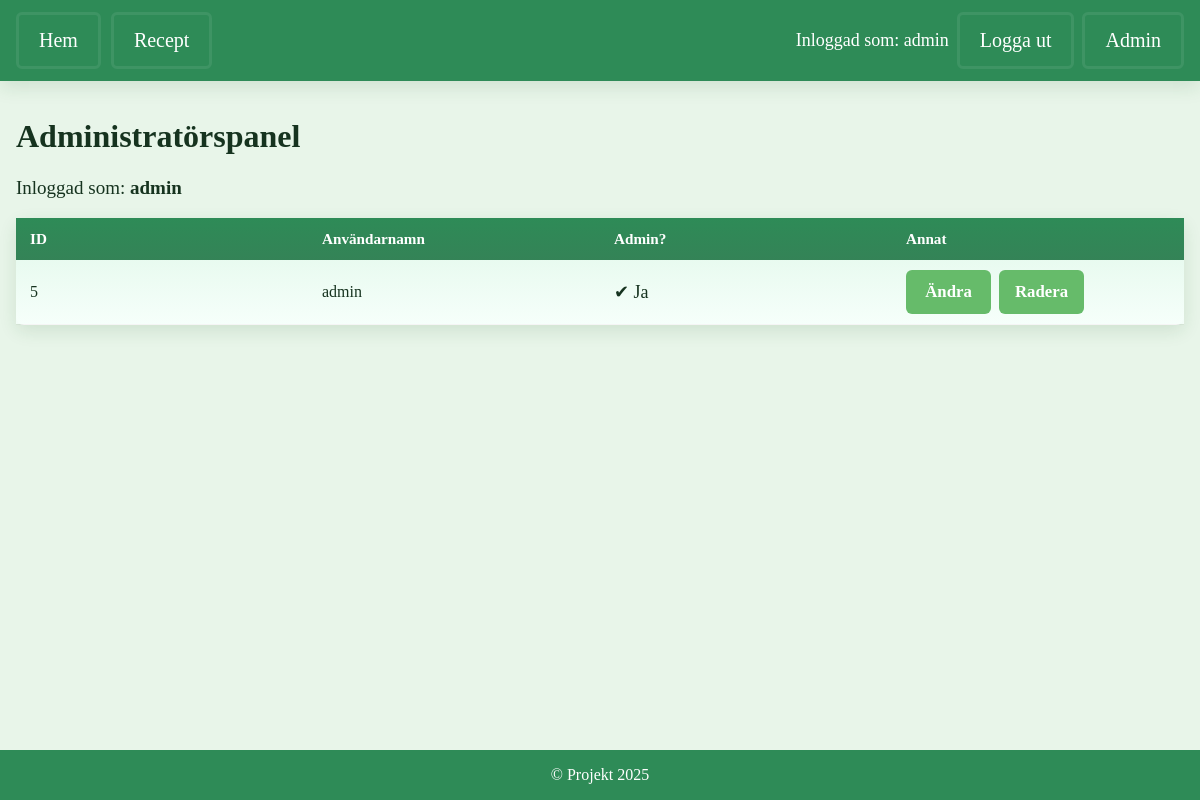
/admin (signed in), run on an earlier commit of the app's database.
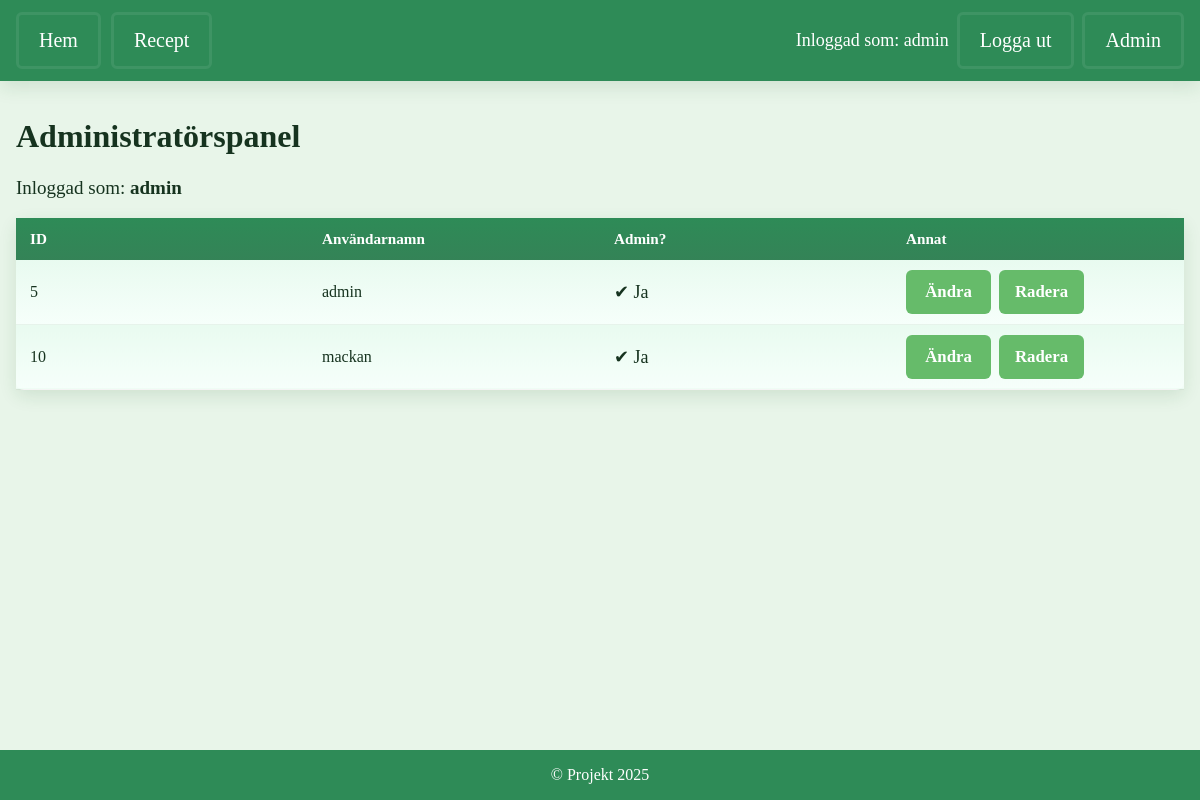
And on a later commit of the database.
### tables this page shows
CREATE TABLE users (
                       id INTEGER PRIMARY KEY AUTOINCREMENT,
                       username TEXT NOT NULL UNIQUE,
                       password TEXT NOT NULL,
                       admin INTEGER NOT NULL DEFAULT 0
                   );

### app.py (the view)
@app.route('/admin')
def admin_index():
    if not session.get('username'):
        return redirect(url_for('login'))
    if not session.get('is_admin'):
        return redirect(url_for('recipe'))
    with sqlite3.connect('app.db') as conn:
        conn.row_factory = sqlite3.Row
        cursor = conn.cursor()
        cursor.execute("SELECT id, username, admin FROM users ORDER BY username")
        users = cursor.fetchall()
    return render_template('admin.html', users=users)

### templates/admin.html (shortened to what this page needs)
{% extends "base.html" %}
{% block content %}
<h1>Administratörspanel</h1>
<p>Inloggad som: <strong>{{ session.username }}</strong></p>
<table class="admin-table" aria-label="Administratörstabell med användare">
    <thead>
        <tr>
            <th scope="col">ID</th>
            <th scope="col">Användarnamn</th>
            <th scope="col">Admin?</th>
            <th scope="col">Annat</th>
        </tr>
    </thead>
    <tbody>
        {% for user in users %}
        <tr aria-label="Användare {{ user.username }}">
            <td>{{ user.id }}</td>
            <td>{{ user.username }}</td>
            <td>
                {% if user.admin %}
                    <span aria-label="Är administratör">✔ Ja</span>
                {% else %}
                    <span aria-label="Är inte administratör">✖ Nej</span>
                {% endif %}
            </td>
            <td>
                <div class="admin-actions">
                    <a class="btn" href="{{ url_for('admin_edit_user', user_id=user['id']) }}" aria-label="Ändra användare {{ user.username }}">Ändra</a>
                    <form method="POST" action="{{ url_for('admin_delete_user', user_id=user['id']) }}" aria-label="Formulär för att radera användare">
                        <button class="btn" type="submit" aria-label="Radera användare {{ user.username }}">Radera</button>
                    </form>
                </div>
             </td>
         </tr>
        {% endfor %}
    </tbody>
</table>
{% endblock %}

### templates/base.html (shortened to what this page needs)
<!DOCTYPE html>
<html lang="en">
<head>
    <link rel="stylesheet" href="{{ url_for('static', filename='style.css') }}">
</head>
<body>
    <div class="app">
        {% if not hide_nav %}
        <nav class="main-nav">
            <div class="nav-inner">
                <div class="nav-list">
                <a class="nav-link" href="{{ url_for('index') }}" aria-label="Gå till startsidan">Hem</a>
                <a class="nav-link" href="{{ url_for('recipe_collection') }}" aria-label="Visa receptsamling">Recept</a>
                </div>
                <div class="left">
                    {% if session.get('username') %}
                        <span aria-label="Inloggad användare">Inloggad som: {{ session.get('username') }}</span>
                        <a class="nav-link" href="{{ url_for('logout') }}" aria-label="Logga ut från systemet">Logga ut</a>
                    {% else %}
                        <a class="nav-link" href="{{ url_for('login') }}" aria-label="Logga in på systemet">Logga in</a>
                        <a class="nav-link" href="{{ url_for('register') }}" aria-label="Registrera nytt konto">Registrera</a>
                    {% endif %}
                    {% if session.get('is_admin') %}
                        <a class="nav-link" href="{{ url_for('admin_index') }}" aria-label="Öppna administratörspanel">Admin</a>
                    {% endif %}
                </div>
            </div>
        </nav>
        {% endif %}
        <main class="site-main container content-left">
            {% block content %}{% endblock %}
        </main>
        {% if not hide_nav %}
        <footer>
            &copy; Projekt 2025
        </footer>
        {% endif %}
    </div>
</body>
</html>

What changed in the data, as far as the page shows it:
added users: id "10", username "mackan", admin "✔ Ja"
